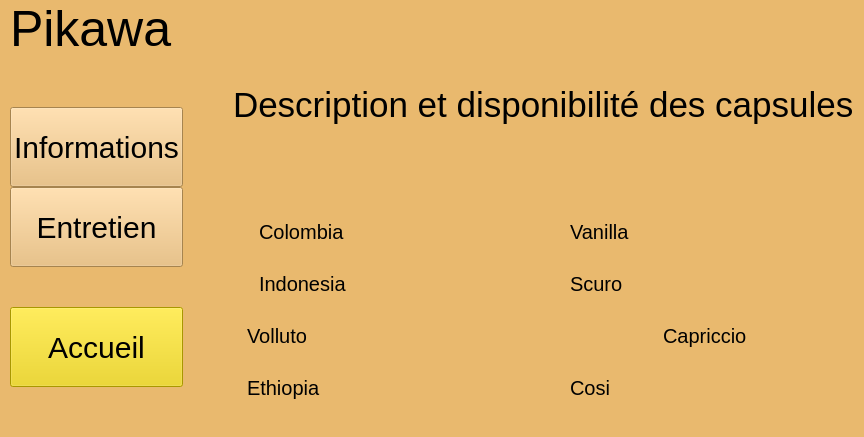
      <widget class="QWidget" name="information">
       <property name="styleSheet">
        <string notr="true">background:rgb(233, 185, 110);</string>
       </property>
       <layout class="QVBoxLayout" name="verticalLayout_2">
        <property name="spacing">
         <number>0</number>
        </property>
        <property name="leftMargin">
         <number>10</number>
        </property>
        <property name="topMargin">
         <number>0</number>
        </property>
        <property name="rightMargin">
         <number>10</number>
        </property>
        <property name="bottomMargin">
         <number>10</number>
        </property>
        <item>
         <layout class="QHBoxLayout" name="layoutPrincipal">
          <property name="spacing">
           <number>0</number>
          </property>
          <property name="bottomMargin">
           <number>0</number>
          </property>
          <item>
           <layout class="QVBoxLayout" name="layoutVerticalGaucheInformation">
            <item>
             <widget class="QLabel" name="labelTitreProjetInformation">
              <property name="maximumSize">
               <size>
                <width>16777215</width>
                <height>100</height>
               </size>
              </property>
              <property name="styleSheet">
               <string notr="true">font-size: 50px</string>
              </property>
              <property name="text">
               <string>Pikawa</string>
              </property>
              <property name="margin">
               <number>0</number>
              </property>
             </widget>
            </item>
            <item>
             <spacer name="verticalSpacer_13">
              <property name="orientation">
               <enum>Qt::Vertical</enum>
              </property>
              <property name="sizeType">
               <enum>QSizePolicy::Fixed</enum>
              </property>
              <property name="sizeHint" stdset="0">
               <size>
                <width>50</width>
                <height>50</height>
               </size>
              </property>
             </spacer>
            </item>
            <item>
             <widget class="QPushButton" name="boutonInformationsInformation">
              <property name="enabled">
               <bool>true</bool>
              </property>
              <property name="minimumSize">
               <size>
                <width>50</width>
                <height>80</height>
               </size>
              </property>
              <property name="maximumSize">
               <size>
                <width>200</width>
                <height>16777215</height>
               </size>
              </property>
              <property name="styleSheet">
               <string notr="true">font-size: 30px</string>
              </property>
              <property name="text">
               <string>Informations</string>
              </property>
             </widget>
            </item>
            <item>
             <widget class="QPushButton" name="boutonEntretienInformation">
              <property name="minimumSize">
               <size>
                <width>50</width>
                <height>80</height>
               </size>
              </property>
              <property name="maximumSize">
               <size>
                <width>200</width>
                <height>16777215</height>
               </size>
              </property>
              <property name="styleSheet">
               <string notr="true">font-size: 30px</string>
              </property>
              <property name="text">
               <string>Entretien</string>
              </property>
             </widget>
            </item>
            <item>
             <spacer name="verticalSpacer_19">
              <property name="orientation">
               <enum>Qt::Vertical</enum>
              </property>
              <property name="sizeHint" stdset="0">
               <size>
                <width>20</width>
                <height>40</height>
               </size>
              </property>
             </spacer>
            </item>
            <item>
             <widget class="QPushButton" name="boutonAcceuilInformation">
              <property name="minimumSize">
               <size>
                <width>50</width>
                <height>80</height>
               </size>
              </property>
              <property name="maximumSize">
               <size>
                <width>200</width>
                <height>16777215</height>
               </size>
              </property>
              <property name="styleSheet">
               <string notr="true">font-size: 30px;
background-color: rgb(237, 212, 0);</string>
              </property>
              <property name="text">
               <string>Accueil</string>
              </property>
             </widget>
            </item>
            <item>
             <spacer name="verticalSpacer_7">
              <property name="orientation">
               <enum>Qt::Vertical</enum>
              </property>
              <property name="sizeHint" stdset="0">
               <size>
                <width>20</width>
                <height>40</height>
               </size>
              </property>
             </spacer>
            </item>
           </layout>
          </item>
          <item>
           <spacer name="horizontalSpacer_4">
            <property name="orientation">
             <enum>Qt::Horizontal</enum>
            </property>
            <property name="sizeType">
             <enum>QSizePolicy::Fixed</enum>
            </property>
            <property name="sizeHint" stdset="0">
             <size>
              <width>50</width>
              <height>20</height>
             </size>
            </property>
           </spacer>
          </item>
          <item>
           <layout class="QVBoxLayout" name="verticalLayoutMilieuPrincipale">
            <item alignment="Qt::AlignLeft">
             <widget class="QLabel" name="labelDescriptionInformation">
              <property name="styleSheet">
               <string notr="true">font-size:35px;</string>
              </property>
              <property name="text">
               <string>Description et disponibilité des capsules</string>
              </property>
             </widget>
            </item>
            <item>
             <spacer name="verticalSpacer_8">
              <property name="orientation">
               <enum>Qt::Vertical</enum>
              </property>
              <property name="sizeType">
               <enum>QSizePolicy::Fixed</enum>
              </property>
              <property name="sizeHint" stdset="0">
               <size>
                <width>20</width>
                <height>10</height>
               </size>
              </property>
             </spacer>
            </item>
            <item>
             <layout class="QHBoxLayout" name="horizontalLayoutSecondaireMilieu">
              <item>
               <layout class="QVBoxLayout" name="layoutVerticalGauchelInformations">
                <item>
                 <layout class="QHBoxLayout" name="horizontalLayoutCapsule1">
                  <property name="spacing">
                   <number>6</number>
                  </property>
                  <property name="bottomMargin">
                   <number>0</number>
                  </property>
                  <item>
                   <widget class="QLabel" name="labelEtatColombia">
                    <property name="text">
                     <string/>
                    </property>
                    <property name="pixmap">
                     <pixmap resource="ressources.qrc">:/RondRouge.png</pixmap>
                    </property>
                    <property name="scaledContents">
                     <bool>false</bool>
                    </property>
                    <property name="alignment">
                     <set>Qt::AlignLeading|Qt::AlignLeft|Qt::AlignVCenter</set>
                    </property>
                   </widget>
                  </item>
                  <item>
                   <widget class="QLabel" name="pixmapColombiaInformation">
                    <property name="maximumSize">
                     <size>
                      <width>100</width>
                      <height>16777215</height>
                     </size>
                    </property>
                    <property name="text">
                     <string/>
                    </property>
                    <property name="pixmap">
                     <pixmap resource="ressources.qrc">:/colombia.png</pixmap>
                    </property>
                    <property name="scaledContents">
                     <bool>true</bool>
                    </property>
                   </widget>
                  </item>
                  <item>
                   <widget class="QLabel" name="labelColombia">
                    <property name="styleSheet">
                     <string notr="true">font-size:20px;</string>
                    </property>
                    <property name="text">
                     <string>Colombia</string>
                    </property>
                   </widget>
                  </item>
                  <item>
                   <spacer name="horizontalSpacer_8">
                    <property name="orientation">
                     <enum>Qt::Horizontal</enum>
                    </property>
                    <property name="sizeHint" stdset="0">
                     <size>
                      <width>40</width>
                      <height>20</height>
                     </size>
                    </property>
                   </spacer>
                  </item>
                 </layout>
                </item>
                <item>
                 <widget class="QLabel" name="descriptionColombia">
                  <property name="styleSheet">
                   <string notr="true">font-size:17px;</string>
                  </property>
                  <property name="text">
                   <string/>
                  </property>
                  <property name="wordWrap">
                   <bool>true</bool>
                  </property>
                 </widget>
                </item>
                <item>
                 <layout class="QHBoxLayout" name="horizontalLayoutCapsule2">
                  <property name="spacing">
                   <number>6</number>
                  </property>
                  <property name="bottomMargin">
                   <number>0</number>
                  </property>
                  <item>
                   <widget class="QLabel" name="labelEtatIndonesia">
                    <property name="text">
                     <string/>
                    </property>
                    <property name="pixmap">
                     <pixmap resource="ressources.qrc">:/RondRouge.png</pixmap>
                    </property>
                    <property name="alignment">
                     <set>Qt::AlignRight|Qt::AlignTrailing|Qt::AlignVCenter</set>
                    </property>
                   </widget>
                  </item>
                  <item>
                   <widget class="QLabel" name="pixmapIndonesiaInformation">
                    <property name="maximumSize">
                     <size>
                      <width>100</width>
                      <height>16777215</height>
                     </size>
                    </property>
                    <property name="text">
                     <string/>
                    </property>
                    <property name="pixmap">
                     <pixmap resource="ressources.qrc">:/indonesia.png</pixmap>
                    </property>
                    <property name="scaledContents">
                     <bool>true</bool>
                    </property>
                   </widget>
                  </item>
                  <item>
                   <widget class="QLabel" name="labelIndonesia">
                    <property name="styleSheet">
                     <string notr="true">font-size: 20px;</string>
                    </property>
                    <property name="text">
                     <string>Indonesia</string>
                    </property>
                   </widget>
                  </item>
                  <item>
                   <spacer name="horizontalSpacer_9">
                    <property name="orientation">
                     <enum>Qt::Horizontal</enum>
                    </property>
                    <property name="sizeHint" stdset="0">
                     <size>
                      <width>40</width>
                      <height>20</height>
                     </size>
                    </property>
                   </spacer>
                  </item>
                 </layout>
                </item>
                <item>
                 <widget class="QLabel" name="descriptionIndonesia">
                  <property name="styleSheet">
                   <string notr="true">font-size:17px;</string>
                  </property>
                  <property name="text">
                   <string/>
                  </property>
                  <property name="wordWrap">
                   <bool>true</bool>
                  </property>
                 </widget>
                </item>
                <item>
                 <layout class="QHBoxLayout" name="horizontalLayoutCapsule4">
                  <item>
                   <widget class="QLabel" name="labelEtatVolluto">
                    <property name="text">
                     <string/>
                    </property>
                    <property name="pixmap">
                     <pixmap resource="ressources.qrc">:/RondRouge.png</pixmap>
                    </property>
                   </widget>
                  </item>
                  <item>
                   <widget class="QLabel" name="pixmapVollutoInformation">
                    <property name="maximumSize">
                     <size>
                      <width>100</width>
                      <height>16777215</height>
                     </size>
                    </property>
                    <property name="text">
                     <string/>
                    </property>
                    <property name="pixmap">
                     <pixmap resource="ressources.qrc">:/volluto.png</pixmap>
                    </property>
                    <property name="scaledContents">
                     <bool>true</bool>
                    </property>
                   </widget>
                  </item>
                  <item>
                   <widget class="QLabel" name="labelVolluto">
                    <property name="styleSheet">
                     <string notr="true">font-size:20px;</string>
                    </property>
                    <property name="text">
                     <string>Volluto</string>
                    </property>
                   </widget>
                  </item>
                  <item>
                   <spacer name="horizontalSpacer_11">
                    <property name="orientation">
                     <enum>Qt::Horizontal</enum>
                    </property>
                    <property name="sizeHint" stdset="0">
                     <size>
                      <width>40</width>
                      <height>20</height>
                     </size>
                    </property>
                   </spacer>
                  </item>
                 </layout>
                </item>
                <item>
                 <widget class="QLabel" name="descriptionVolluto">
                  <property name="styleSheet">
                   <string notr="true">font-size:17px;</string>
                  </property>
                  <property name="text">
                   <string/>
                  </property>
                  <property name="wordWrap">
                   <bool>true</bool>
                  </property>
                 </widget>
                </item>
                <item>
                 <layout class="QHBoxLayout" name="horizontalLayoutCapsule3">
                  <item>
                   <widget class="QLabel" name="labelEtatEthiopia">
                    <property name="text">
                     <string/>
                    </property>
                    <property name="pixmap">
                     <pixmap resource="ressources.qrc">:/RondRouge.png</pixmap>
                    </property>
                   </widget>
                  </item>
                  <item>
                   <widget class="QLabel" name="pixmapEthiopiaInformation">
                    <property name="minimumSize">
                     <size>
                      <width>0</width>
                      <height>0</height>
                     </size>
                    </property>
                    <property name="maximumSize">
                     <size>
                      <width>100</width>
                      <height>16777215</height>
                     </size>
                    </property>
                    <property name="text">
                     <string/>
                    </property>
                    <property name="pixmap">
                     <pixmap resource="ressources.qrc">:/ethiopia.png</pixmap>
                    </property>
                    <property name="scaledContents">
                     <bool>true</bool>
                    </property>
                   </widget>
                  </item>
                  <item>
                   <widget class="QLabel" name="labelEthiopia">
                    <property name="styleSheet">
                     <string notr="true">font-size:20px;</string>
                    </property>
                    <property name="text">
                     <string>Ethiopia</string>
                    </property>
                    <property name="wordWrap">
                     <bool>false</bool>
                    </property>
                   </widget>
                  </item>
                  <item>
                   <spacer name="horizontalSpacer_10">
                    <property name="orientation">
                     <enum>Qt::Horizontal</enum>
                    </property>
                    <property name="sizeHint" stdset="0">
                     <size>
                      <width>40</width>
                      <height>20</height>
                     </size>
                    </property>
                   </spacer>
                  </item>
                 </layout>
                </item>
                <item>
                 <widget class="QLabel" name="descriptionEthiopia">
                  <property name="styleSheet">
                   <string notr="true">font-size:17px;</string>
                  </property>
                  <property name="text">
                   <string/>
                  </property>
                  <property name="wordWrap">
                   <bool>true</bool>
                  </property>
                 </widget>
                </item>
               </layout>
              </item>
              <item>
               <spacer name="horizontalSpacer_21">
                <property name="orientation">
                 <enum>Qt::Horizontal</enum>
                </property>
                <property name="sizeType">
                 <enum>QSizePolicy::Fixed</enum>
                </property>
                <property name="sizeHint" stdset="0">
                 <size>
                  <width>25</width>
                  <height>20</height>
                 </size>
                </property>
               </spacer>
              </item>
              <item>
               <layout class="QVBoxLayout" name="verticalLayoutDroiteInformations">
                <item>
                 <layout class="QHBoxLayout" name="horizontalLayoutCapsule8">
                  <item>
                   <widget class="QLabel" name="labelEtatVanilla">
                    <property name="text">
                     <string/>
                    </property>
                    <property name="pixmap">
                     <pixmap resource="ressources.qrc">:/RondRouge.png</pixmap>
                    </property>
                   </widget>
                  </item>
                  <item>
                   <widget class="QLabel" name="pixmapVanillaInformation">
                    <property name="maximumSize">
                     <size>
                      <width>100</width>
                      <height>16777215</height>
                     </size>
                    </property>
                    <property name="text">
                     <string/>
                    </property>
                    <property name="pixmap">
                     <pixmap resource="ressources.qrc">:/vanilla-eclair.png</pixmap>
                    </property>
                    <property name="scaledContents">
                     <bool>true</bool>
                    </property>
                   </widget>
                  </item>
                  <item>
                   <widget class="QLabel" name="labelVanilla">
                    <property name="styleSheet">
                     <string notr="true">font-size:20px;</string>
                    </property>
                    <property name="text">
                     <string>Vanilla</string>
                    </property>
                   </widget>
                  </item>
                  <item>
                   <spacer name="horizontalSpacer_15">
                    <property name="orientation">
                     <enum>Qt::Horizontal</enum>
                    </property>
                    <property name="sizeHint" stdset="0">
                     <size>
                      <width>40</width>
                      <height>20</height>
                     </size>
                    </property>
                   </spacer>
                  </item>
                 </layout>
                </item>
                <item>
                 <widget class="QLabel" name="descriptionVanilla">
                  <property name="styleSheet">
                   <string notr="true">font-size:17px;</string>
                  </property>
                  <property name="text">
                   <string/>
                  </property>
                  <property name="wordWrap">
                   <bool>true</bool>
                  </property>
                 </widget>
                </item>
                <item>
                 <layout class="QHBoxLayout" name="horizontalLayoutCapsule7">
                  <item>
                   <widget class="QLabel" name="labelEtatScuro">
                    <property name="text">
                     <string/>
                    </property>
                    <property name="pixmap">
                     <pixmap resource="ressources.qrc">:/RondRouge.png</pixmap>
                    </property>
                   </widget>
                  </item>
                  <item>
                   <widget class="QLabel" name="pixmapScuroInformation">
                    <property name="maximumSize">
                     <size>
                      <width>100</width>
                      <height>16777215</height>
                     </size>
                    </property>
                    <property name="text">
                     <string/>
                    </property>
                    <property name="pixmap">
                     <pixmap resource="ressources.qrc">:/scuro.png</pixmap>
                    </property>
                    <property name="scaledContents">
                     <bool>true</bool>
                    </property>
                   </widget>
                  </item>
                  <item>
                   <widget class="QLabel" name="labelScuro">
                    <property name="styleSheet">
                     <string notr="true">font-size:20px;</string>
                    </property>
                    <property name="text">
                     <string>Scuro</string>
                    </property>
                   </widget>
                  </item>
                  <item>
                   <spacer name="horizontalSpacer_13">
                    <property name="orientation">
                     <enum>Qt::Horizontal</enum>
                    </property>
                    <property name="sizeHint" stdset="0">
                     <size>
                      <width>40</width>
                      <height>20</height>
                     </size>
                    </property>
                   </spacer>
                  </item>
                 </layout>
                </item>
                <item>
                 <widget class="QLabel" name="descriptionScuro">
                  <property name="styleSheet">
                   <string notr="true">font-size:17px;</string>
                  </property>
                  <property name="text">
                   <string/>
                  </property>
                  <property name="wordWrap">
                   <bool>true</bool>
                  </property>
                 </widget>
                </item>
                <item>
                 <layout class="QHBoxLayout" name="horizontalLayoutCapsule5">
                  <item>
                   <widget class="QLabel" name="labelEtatCapriccio">
                    <property name="text">
                     <string/>
                    </property>
                    <property name="pixmap">
                     <pixmap resource="ressources.qrc">:/RondRouge.png</pixmap>
                    </property>
                   </widget>
                  </item>
                  <item>
                   <widget class="QLabel" name="pixmapCapriccioInformation">
                    <property name="minimumSize">
                     <size>
                      <width>100</width>
                      <height>0</height>
                     </size>
                    </property>
                    <property name="maximumSize">
                     <size>
                      <width>100</width>
                      <height>16777215</height>
                     </size>
                    </property>
                    <property name="text">
                     <string/>
                    </property>
                    <property name="pixmap">
                     <pixmap resource="ressources.qrc">:/capriccio.png</pixmap>
                    </property>
                    <property name="scaledContents">
                     <bool>true</bool>
                    </property>
                   </widget>
                  </item>
                  <item>
                   <widget class="QLabel" name="labelCapriccio">
                    <property name="styleSheet">
                     <string notr="true">font-size:20px;</string>
                    </property>
                    <property name="text">
                     <string>Capriccio</string>
                    </property>
                   </widget>
                  </item>
                  <item>
                   <spacer name="horizontalSpacer_12">
                    <property name="orientation">
                     <enum>Qt::Horizontal</enum>
                    </property>
                    <property name="sizeHint" stdset="0">
                     <size>
                      <width>40</width>
                      <height>20</height>
                     </size>
                    </property>
                   </spacer>
                  </item>
                 </layout>
                </item>
                <item>
                 <widget class="QLabel" name="descriptionCapriccio">
                  <property name="styleSheet">
                   <string notr="true">font-size:17px;</string>
                  </property>
                  <property name="text">
                   <string/>
                  </property>
                  <property name="wordWrap">
                   <bool>true</bool>
                  </property>
                 </widget>
                </item>
                <item>
                 <layout class="QHBoxLayout" name="horizontalLayoutCapsule6">
                  <item>
                   <widget class="QLabel" name="labelEtatCosi">
                    <property name="text">
                     <string/>
                    </property>
                    <property name="pixmap">
                     <pixmap resource="ressources.qrc">:/RondRouge.png</pixmap>
                    </property>
                   </widget>
                  </item>
                  <item>
                   <widget class="QLabel" name="pixmapCosiInformation">
                    <property name="maximumSize">
                     <size>
                      <width>100</width>
                      <height>16777215</height>
                     </size>
                    </property>
                    <property name="text">
                     <string/>
                    </property>
                    <property name="pixmap">
                     <pixmap resource="ressources.qrc">:/cosi.png</pixmap>
                    </property>
                    <property name="scaledContents">
                     <bool>true</bool>
                    </property>
                   </widget>
                  </item>
                  <item>
                   <widget class="QLabel" name="labelCosi">
                    <property name="styleSheet">
                     <string notr="true">font-size:20px;</string>
                    </property>
                    <property name="text">
                     <string>Cosi</string>
                    </property>
                   </widget>
                  </item>
                  <item>
                   <spacer name="horizontalSpacer_14">
                    <property name="orientation">
                     <enum>Qt::Horizontal</enum>
                    </property>
                    <property name="sizeHint" stdset="0">
                     <size>
                      <width>40</width>
                      <height>20</height>
                     </size>
                    </property>
                   </spacer>
                  </item>
                 </layout>
                </item>
                <item>
                 <widget class="QLabel" name="descriptionCosi">
                  <property name="styleSheet">
                   <string notr="true">font-size:17px;</string>
                  </property>
                  <property name="text">
                   <string/>
                  </property>
                  <property name="wordWrap">
                   <bool>true</bool>
                  </property>
                 </widget>
                </item>
               </layout>
              </item>
             </layout>
            </item>
           </layout>
          </item>
         </layout>
        </item>
       </layout>
      </widget>
